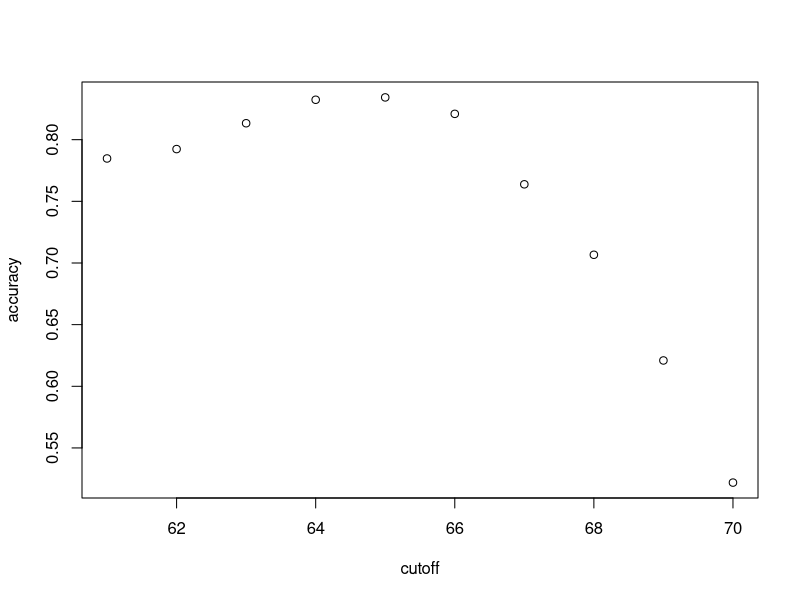

Source code (R): (Note: this script raises an error after producing the figure.)
library(caret)
library(dslabs)
library(tidyverse)
library(tidyr)
data(heights)
y <- heights$sex
x <- heights$height
set.seed(2)
test_index <- createDataPartition(y, times = 1, p = 0.5, list = FALSE)
test_set <- heights[test_index,]
train_set <- heights[-test_index,]

# algorithm1 - simply guessing the sex without the predictor - height
y_hat <- sample(c("Male", "Female"), length(test_index), replace = TRUE)

# representing categorical outcomes as factors
y_hat <- sample(c("Male", "Female"), length(test_index), replace = TRUE) %>%
  factor(levels = levels(test_set$sex))

# overall accuracy
mean(y_hat == test_set$sex) # 0.524

# actual data provides insight
heights %>% group_by(sex) %>%
  summarize(mean(height), sd(height))

# algorithm2 - predict male if within 2 sd from average male
y_hat <- ifelse(x > 62, "Male", "Female") %>%
  factor(levels = levels(test_set$sex))
mean(y_hat == test_set$sex) # 0.723
mean(y == y_hat) # 0.793

# repeat algo2 for 10 different cut-offs and choose best one
cutoff <- seq(61, 70)
accuracy <- map_dbl(cutoff, function(x){
  y_hat <- ifelse(train_set$height > x, "Male", "Female") %>% 
    factor(levels = levels(test_set$sex))
  mean(y_hat == train_set$sex)
})

plot(cutoff, accuracy)
max(accuracy) # 0.836
best_cutoff <- cutoff[which.max(accuracy)]
best_cutoff  # 64 

# testing best_cutoff on test_set
y_hat <- ifelse(test_set$height > best_cutoff, "Male", "Female") %>%
  factor(levels = levels(test_set$sex))
y_hat <- factor(y_hat)
mean(y_hat == test_set$sex) # 0.817

### Comprehension check - basics
mnist <- read_mnist()
Z <- mnist$train$labels
class(Z)
Z[5] + Z[6] # 11
Z[5] # 9
Z[6] # 2

## Confusion matrix for prediction of gender / sex
table(predicted = y_hat, actual = test_set$sex)

# computing prediction accuracy
test_set %>%
  mutate(y_hat = y_hat) %>%
  group_by(sex) %>%
  summarise(accuracy = mean(y_hat == sex))

# confusion matrix
confusionMatrix(data = y_hat, reference = test_set$sex)

## maximising F-score instead of overall accuracy
cutoff <- seq(61, 70)
F_1 <- map_dbl(cutoff, function(x){
  y_hat <- ifelse(train_set$height > x, "Male", "Female") %>% 
    factor(levels = levels(test_set$sex))
  F_meas(data = y_hat, reference = factor(train_set$sex))
})

plot(cutoff, F_1)
max(F_1) # 0.61
best_cutoff <- cutoff[which.max(F_1)]
best_cutoff  # 66

# confusion matrix
y_hat <- ifelse(test_set$height > best_cutoff, "Male", "Female") %>%
  factor(levels = levels(test_set$sex))
confusionMatrix(data = y_hat, reference =  test_set$sex)

# ROC curve for guessing heights with different probabilities
probs <- seq(0, 1, length.out = 10)
guessing <- map_df(probs, function(p){
  y_hat <- 
    sample(c("Male", "Female"), length(test_index), replace = TRUE, 
           prob=c(p, 1-p)) %>% factor(levels = c("Female", "Male"))
  list(method = "Guessing",
       FPR = 1 - specificity(y_hat, test_set$sex),
       TPR = sensitivity(y_hat, test_set$sex))
})
guessing %>% qplot(FPR, TPR, data =., xlab = "1 - Specificity", 
                   ylab = "Sensitivity")

# ROC for diff cutoff heights 
cutoffs <- c(50, seq(60, 75), 80)
height_cutoff <- map_df(cutoffs, function(x){
  y_hat <- ifelse(test_set$height > x, "Male", "Female") %>% 
    factor(levels = c("Female", "Male"))
  list(method = "Height cutoff",
       FPR = 1-specificity(y_hat, test_set$sex),
       TPR = sensitivity(y_hat, test_set$sex))
})

# ROC curves comparing sensitivty / 1-Specificity for guessing and cutoffs
bind_rows(guessing, height_cutoff) %>%
  ggplot(aes(FPR, TPR, color = method)) +
  geom_line() +
  geom_point() +
  xlab("1 - Specificity") +
  ylab("Sensitivity")

# adding cutoff labels to the points
map_df(cutoffs, function(x){
  y_hat <- ifelse(test_set$height > x, "Male", "Female") %>% 
    factor(levels = c("Female", "Male"))
  list(method = "Height cutoff",
       cutoff = x, 
       FPR = 1-specificity(y_hat, test_set$sex),
       TPR = sensitivity(y_hat, test_set$sex))
}) %>%
  ggplot(aes(FPR, TPR, label = cutoff)) +
  geom_line() +
  geom_point() +
  geom_text(nudge_y = 0.01)

# precision-recall curve - when prevalence matters
guessing <- map_df(probs, function(p){
  y_hat <- sample(c("Male", "Female"), length(test_index), 
                  replace = TRUE, prob=c(p, 1-p)) %>% 
    factor(levels = c("Female", "Male"))
  list(method = "Guess",
       recall = sensitivity(y_hat, test_set$sex),
       precision = precision(y_hat, test_set$sex))
})

height_cutoff <- map_df(cutoffs, function(x){
  y_hat <- ifelse(test_set$height > x, "Male", "Female") %>% 
    factor(levels = c("Female", "Male"))
  list(method = "Height cutoff",
       recall = sensitivity(y_hat, test_set$sex),
       precision = precision(y_hat, test_set$sex))
})
bind_rows(guessing, height_cutoff) %>%
  ggplot(aes(recall, precision, color = method)) +
  geom_line() +
  geom_point()


### Comprehension check: Confusion Matrix
library(dslabs)
library(dplyr)
library(lubridate)

data("reported_heights")

dat <- mutate(reported_heights, date_time = ymd_hms(time_stamp)) %>%
  filter(date_time >= make_date(2016, 01, 25) & date_time < make_date(2016, 02, 1)) %>%
  mutate(type = ifelse(day(date_time) == 25 & hour(date_time) == 8 & between(minute(date_time), 15, 30), "inclass","online")) %>%
  select(sex, type)

y <- factor(dat$sex, c("Female", "Male"))
x <- dat$type

fi <- sum(dat$sex == "Female" & dat$type == "inclass") 
mi <- sum(dat$sex == "Male" & dat$type == "inclass")
fo <- sum(dat$sex == "Female" & dat$type == "online")
mo <- sum(dat$sex == "Male" & dat$type == "online")
pfi <- fi / (fi + mi)
pfo <- fo / (fo + mo)
pfi  # proportion inclass = female 0.6666667
pfo  # proportion online  = female 0.3783784


#using type to predict sex -> what is prediction accuracy
# from insight earlier use cutoff inclass = female
y_hat <- ifelse(dat$type == "inclass", "Female", "Male") %>%
  factor(levels = levels(y))
confusionMatrix(data = y_hat, reference =  y)


# prevalence
sum(dat$sex == "Female") / 
(sum(dat$sex == "Female") + sum(dat$sex == "Male"))



### Comprehension Check: Practice with Machine Learning
library(caret)
data(iris)
iris <- iris[-which(iris$Species=='setosa'),]
y <- iris$Species


set.seed(2)
# line of code
test_index <- createDataPartition(y,times=1,p=0.5,list=FALSE)
test <- iris[test_index,]
train <- iris[-test_index,]

head(train, n=50)
# visually identifies petal.length as singular feature that can 
# distinguish bet species versicolor (3 - 4.9) and virginica (5 - 7)

cutoff <- seq(3,7,0.1)
accuracy <- map_dbl(cutoff, function(x){
  y_hat <- ifelse(train$Petal.Length > x, "virginica", "versicolor") %>%
    factor(levels = levels(test$Species))
  mean(y_hat == train$Species)
  })

plot(cutoff, accuracy)
max(accuracy) # 0.96
best_cutoff <- cutoff[which.max(accuracy)]
best_cutoff # 4.7

# testing best_cutoff on test_set
y_hat <- ifelse(test$Petal.Length > best_cutoff, "virginica", "versicolor") %>%
  factor(levels = levels(test$Species))
#y_hat <- factor(y_hat)
mean(y_hat == test$Species) # accuracy on test set = 0.9

# check test data for best feature
head(test, n=50)
# visually identifies petal.width as singular feature that can 
# distinguish bet species versicolor (1.0 - 1.7) and virginica (1.4 - 2.5)
# use training set to detmine best cutoff for petal.width
cutoff <- seq(0.5,3,0.1)
accuracy <- map_dbl(cutoff, function(x){
  y_hat <- ifelse(train$Petal.Width > x | train$Petal.Length > 4.7 , "virginica", "versicolor") %>%
    factor(levels = levels(test$Species))
  mean(y_hat == train$Species)
})

plot(cutoff, accuracy)
max(accuracy) # 0.96
best_cutoff <- cutoff[which.max(accuracy)]
best_cutoff # 1.5

# test with a combined rule
y_hat <- ifelse(test$Petal.Length > 4.7 & test$Petal.Width > 1.5, "virginica", "versicolor") %>%
  factor(levels = levels(test$Species))
mean(y_hat == test$Species) # accuracy on test set = 0.92


### Comprehension Check: Conditional Probabilities Review
## Coding for screening tests
set.seed(1)
disease <- sample(c(0,1), size=1e6, replace=TRUE, prob=c(0.98,0.02))
test <- rep(NA, 1e6)
test[disease==0] <- sample(c(0,1), size=sum(disease==0), replace=TRUE, prob=c(0.90,0.10))
test[disease==1] <- sample(c(0,1), size=sum(disease==1), replace=TRUE, prob=c(0.15, 0.85))

# Q2 What is probability that test is positive?
ttl.tplus_dplus <- sum(test[disease==1])
ttl.tplus_dminus <- sum(test[disease==0])
tplus <- (ttl.tplus_dplus + ttl.tplus_dminus) / 1e6
tplus # [1] 0.114509


# Q4 What is probability that an individual has the disease if test is positive
ttl.tplus <- ttl.tplus_dplus + ttl.tplus_dminus
dplus_tplus <- ttl.tplus_dplus / ttl.tplus 
dplus_tplus  # 0.1471762

# Q3 What is probability that an individual has the disease if test is negative
ttl.tminus_dplus <- sum(disease) - sum(test[disease==1])
ttl.tminus_dminus <- sum(disease == 0) - sum(test[disease==0])
ttl.tminus <- ttl.tminus_dplus + ttl.tminus_dminus
dplus_tminus <- ttl.tminus_dplus / ttl.tminus
dplus_tminus  # 0.003461356

# Q5 If the test is positive, what is the relative risk of having the disease?
# probablity of getting disease given test is positive normalised againt the prevalence of disease
prev <- 0.02
rr <- dplus_tplus / prev
rr # 7.36


### Comprehension Check: Conditional Probabilities Practice
# Q1 We are now going to write code to compute conditional probabilities for being male in 
# the heights dataset. Round the heights to the closest inch. Plot the estimated conditional 
# probability  P(x) = Pr(Male|height=x) for each x.

library(dslabs)
data("heights")
heights %>% 
  mutate(height = round(height)) %>%
  group_by(height) %>%
  summarize(p = mean(sex == "Male")) %>%
  qplot(height, p, data =.)

# Q2 In the plot we just made in Q1 we see high variability for low values of height. This 
# is because we have few data points. This time use the quantile (\ 0.1,0.2,\dots,0.9 \)and 
# the cut function to assure each group has the same number of points. Note that for any 
# numeric vector x, you can create groups based on quantiles like this: 
# cut(x, quantile(x, seq(0, 1, 0.1)), include.lowest = TRUE).

ps <- seq(0, 1, 0.1)
heights %>% 
  mutate(g = cut(height, quantile(height, ps), include.lowest = TRUE)) %>%
  group_by(g) %>%
  summarize(p = mean(sex == "Male"), height = mean(height)) %>%
  qplot(height, p, data =.)


# Q3 You can generate data from a bivariate normal distrubution using the MASS package using 
# the following code.

# Sigma <- 9*matrix(c(1,0.5,0.5,1), 2, 2)
# dat <- MASS::mvrnorm(n = 10000, c(69, 69), Sigma) %>%
#   data.frame() %>% setNames(c("x", "y"))
# And make a quick plot using plot(dat).

# Using an approach similar to that used in the previous exercise, let's estimate the 
# conditional expectations and make a plot. 

Sigma <- 9*matrix(c(1,0.5,0.5,1), 2, 2)
dat <- MASS::mvrnorm(n = 10000, c(69, 69), Sigma) %>%
  data.frame() %>% setNames(c("x", "y"))
ps <- seq(0, 1, 0.1)
dat %>% 
  mutate(g = cut(x, quantile(x, ps), include.lowest = TRUE)) %>%
  group_by(g) %>%
  summarize(y = mean(y), x = mean(x)) %>%
  qplot(x, y, data =.)
